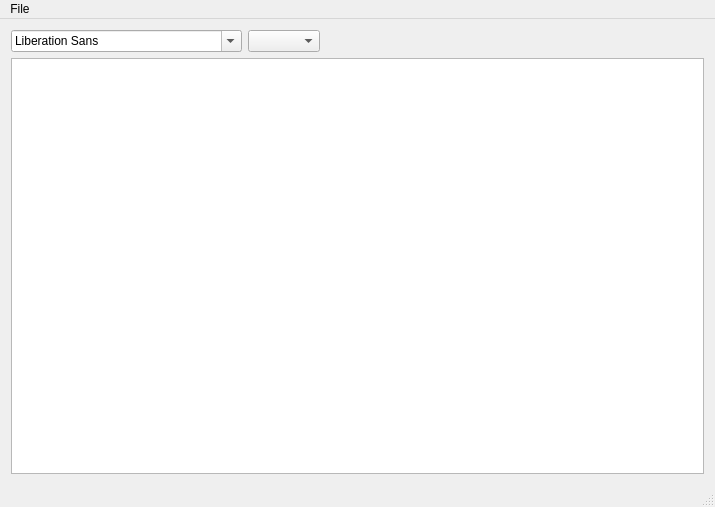
<?xml version="1.0" encoding="UTF-8"?>
<ui version="4.0">
 <class>NotePad</class>
 <widget class="QMainWindow" name="NotePad">
  <property name="geometry">
   <rect>
    <x>0</x>
    <y>0</y>
    <width>715</width>
    <height>507</height>
   </rect>
  </property>
  <property name="windowTitle">
   <string>NotePad</string>
  </property>
  <widget class="QWidget" name="centralWidget">
   <layout class="QGridLayout" name="gridLayout">
    <item row="0" column="0">
     <widget class="QFontComboBox" name="fontComboBox"/>
    </item>
    <item row="0" column="1">
     <widget class="QComboBox" name="comboBox"/>
    </item>
    <item row="0" column="2">
     <spacer name="horizontalSpacer">
      <property name="orientation">
       <enum>Qt::Horizontal</enum>
      </property>
      <property name="sizeHint" stdset="0">
       <size>
        <width>40</width>
        <height>20</height>
       </size>
      </property>
     </spacer>
    </item>
    <item row="1" column="0" colspan="3">
     <widget class="QPlainTextEdit" name="plainTextEdit"/>
    </item>
   </layout>
  </widget>
  <widget class="QMenuBar" name="menuBar">
   <property name="geometry">
    <rect>
     <x>0</x>
     <y>0</y>
     <width>715</width>
     <height>21</height>
    </rect>
   </property>
   <widget class="QMenu" name="menuFile">
    <property name="title">
     <string>File</string>
    </property>
    <addaction name="actionOpen"/>
    <addaction name="actionSave"/>
    <addaction name="actionSave_as"/>
   </widget>
   <addaction name="menuFile"/>
  </widget>
  <widget class="QStatusBar" name="statusBar"/>
  <action name="actionOpen">
   <property name="text">
    <string>Open</string>
   </property>
  </action>
  <action name="actionSave">
   <property name="text">
    <string>Save</string>
   </property>
  </action>
  <action name="actionSave_as">
   <property name="text">
    <string>Save as</string>
   </property>
  </action>
 </widget>
 <layoutdefault spacing="6" margin="11"/>
 <resources/>
 <connections/>
</ui>
